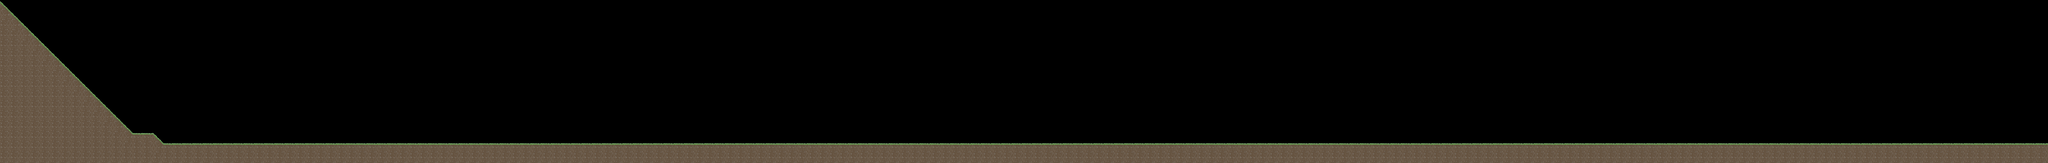

Tiled map render using the project's own tile images. Description and the map definition, with tile-layer contents summarised, below:
An orthogonal 200x16 tile map with 64x64 px tiles, 1 tile layer (Tile FG), 1 hidden layer not drawn, 2 tilesets and 1 object (spawn).

<map version="1.0" orientation="orthogonal" width="200" height="16" tilewidth="64" tileheight="64">
 <tileset firstgid="1" name="tileset" tilewidth="64" tileheight="64">
  <image source="tileset.png" />
 </tileset>
 <tileset firstgid="33" source="tilesheet.tsx" />
 <layer name="Tile BG" width="200" height="16" visible="0">
  <data>[3200 cells, 8 non-empty, 1 distinct tile ids]</data>
 </layer>
 <layer name="Tile FG" width="200" height="16">
  <data>[3200 cells, 538 non-empty, 10 distinct tile ids]</data>
 </layer>
 <objectgroup name="Objects" width="200" height="16">
  <object name="spawn" type="spawn" x="896" y="386" width="62" height="62" />
 </objectgroup>
 <objectgroup name="Instructions" width="200" height="16" />
</map>
